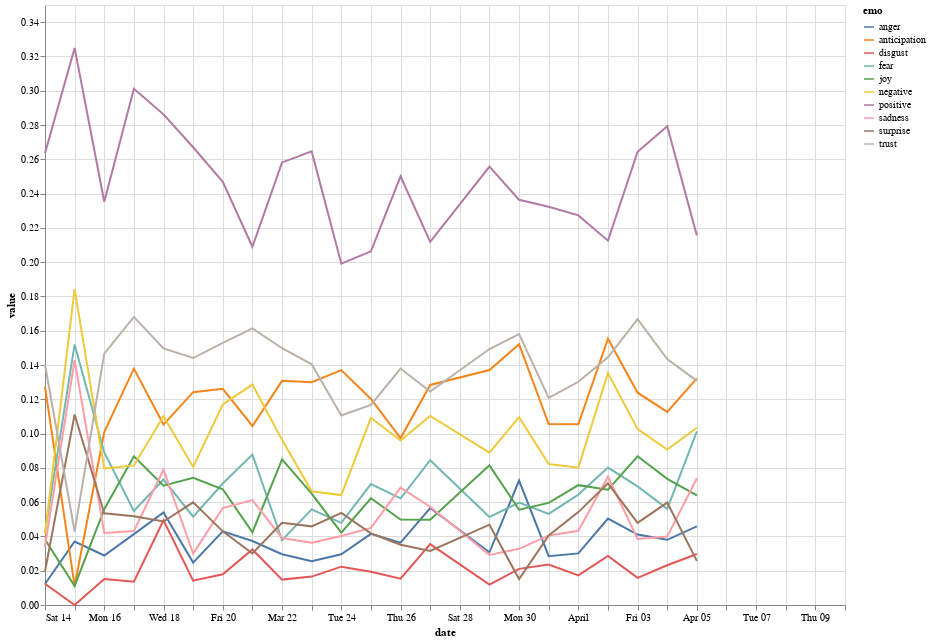

The code cell stored with this chart in its notebook:
### Code cell
# adjust date range??? see subset below
trump_feels = briefings_df[briefings_df['speaker']=='Donald Trump']
trump_feels_by_date = trump_feels[130:].groupby(['date']).mean().reset_index()
trump_feels_by_date = trump_feels_by_date.drop(columns=['word'])
trump_feels_by_date = trump_feels_by_date.melt('date', var_name='emo', value_name='value')
trump_feels_by_date

alt.Chart(trump_feels_by_date).mark_line().encode(
    x='date:T',
    y='value:Q',
    color='emo:N'
).properties(width=800, height = 600)

### Figure 1 — Vega-Lite specification as saved in the notebook (floating-point values rounded to 4 significant figures; data arrays with more than 128 entries replaced by an {"elided": "..."} marker saying what was removed)
{"config": {"view": {"continuousWidth": 400, "continuousHeight": 300}}, "data": {"name": "data-44edcf139da38c98a8404dba058b9b7e"}, "mark": "line", "encoding": {"color": {"type": "nominal", "field": "emo"}, "x": {"type": "temporal", "field": "date"}, "y": {"type": "quantitative", "field": "value"}}, "height": 600, "width": 800, "$schema": "https://vega.github.io/schema/vega-lite/v4.0.2.json", "datasets": {"data-44edcf139da38c98a8404dba058b9b7e": {"elided": "270 records"}}}
